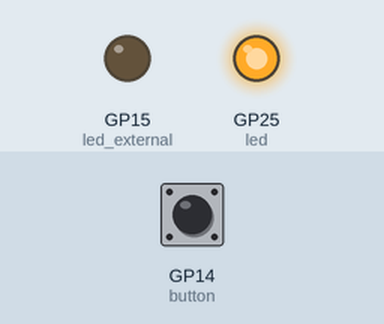
Simulated run of this program. Board: Raspberry Pi Pico running MicroPython. Shown: output pins drawn as LEDs (lit = HIGH). Dashed ring = blinking. The test bench sets the inputs (shaded band); at power-on: GP14 (button) LOW.

Above: at 1.2 s.
1.3 s: GP14 (button) pulled HIGH for 1 s
At 1.5 s:
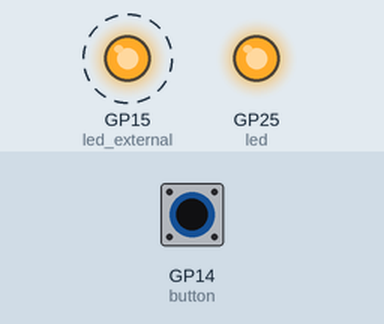
3.8 s: GP14 (button) pulled HIGH for 3.2 s
At 4.0 s:
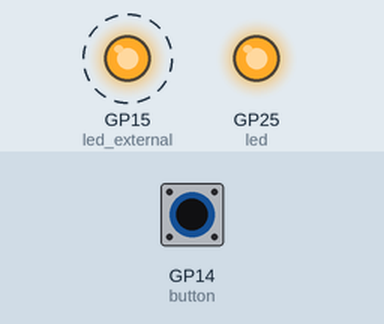
Timing chart, 0 to 8.7 s (numbered marks = the images above; inputs shaded):
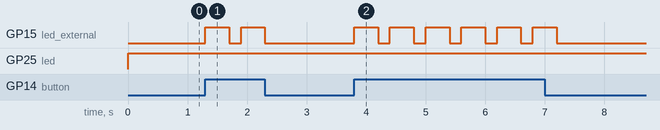

Measured:
- after the input at 1.3 s, GP15 (led_external): alternates HIGH for 0.40 s and LOW for 0.20 s, 4 changes in all, then stays LOW, starting at once
- after the input at 3.8 s, GP15 (led_external): alternates HIGH for 0.40 s and LOW for 0.20 s, 12 changes in all, then stays LOW, starting at once

The program:

pico-buttonTriggerLED.py
```python
import machine
from time import sleep

led = machine.Pin(25, machine.Pin.OUT)
button = machine.Pin(14, machine.Pin.IN, machine.Pin.PULL_DOWN)
led_external = machine.Pin(15, machine.Pin.OUT)

while True:
    led.value(1)
    if button.value() == 1:
        led_external.value(1)
        sleep(0.4)
        led_external.value(0)
        sleep(0.2)
    led_external.value(0)
```
